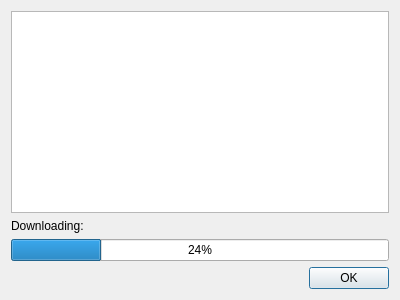
<ui version="4.0" >
 <class>QuicksyncPatcher</class>
 <widget class="QDialog" name="QuicksyncPatcher" >
  <property name="geometry" >
   <rect>
    <x>0</x>
    <y>0</y>
    <width>400</width>
    <height>300</height>
   </rect>
  </property>
  <property name="windowTitle" >
   <string>Quicksync Patcher</string>
  </property>
  <layout class="QVBoxLayout" name="verticalLayout" >
   <item>
    <widget class="QTextEdit" name="textEdit" />
   </item>
   <item>
    <widget class="QLabel" name="label" >
     <property name="text" >
      <string>Downloading:</string>
     </property>
    </widget>
   </item>
   <item>
    <widget class="QProgressBar" name="progressBar" >
     <property name="value" >
      <number>24</number>
     </property>
    </widget>
   </item>
   <item>
    <widget class="QDialogButtonBox" name="buttonBox" >
     <property name="layoutDirection" >
      <enum>Qt::LeftToRight</enum>
     </property>
     <property name="orientation" >
      <enum>Qt::Horizontal</enum>
     </property>
     <property name="standardButtons" >
      <set>QDialogButtonBox::Ok</set>
     </property>
    </widget>
   </item>
  </layout>
 </widget>
 <resources/>
 <connections>
  <connection>
   <sender>buttonBox</sender>
   <signal>accepted()</signal>
   <receiver>QuicksyncPatcher</receiver>
   <slot>accept()</slot>
   <hints>
    <hint type="sourcelabel" >
     <x>248</x>
     <y>254</y>
    </hint>
    <hint type="destinationlabel" >
     <x>157</x>
     <y>274</y>
    </hint>
   </hints>
  </connection>
  <connection>
   <sender>buttonBox</sender>
   <signal>rejected()</signal>
   <receiver>QuicksyncPatcher</receiver>
   <slot>reject()</slot>
   <hints>
    <hint type="sourcelabel" >
     <x>316</x>
     <y>260</y>
    </hint>
    <hint type="destinationlabel" >
     <x>286</x>
     <y>274</y>
    </hint>
   </hints>
  </connection>
 </connections>
</ui>
